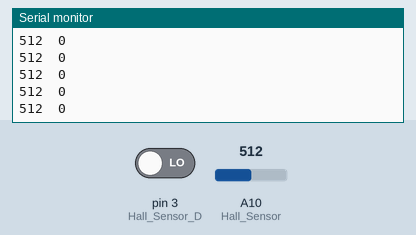
This sketch was run on a simulated Arduino Mega 2560, built with avr-gcc and run on an emulated ATmega2560. Parts: the last lines printed to the serial monitor. The test bench sets the inputs (shaded band); at power-on: A10 (Hall_Sensor) = 512, pin 3 (Hall_Sensor_D) LOW.

Above: at 1.2 s.
1.3 s: A10 (Hall_Sensor) set to 987
At 1.9 s:
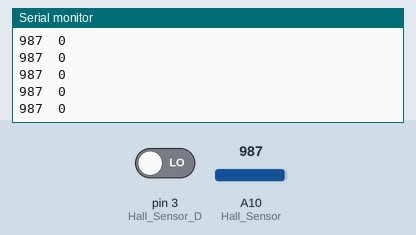
2.8 s: A10 (Hall_Sensor) set to 1017
At 3.5 s:
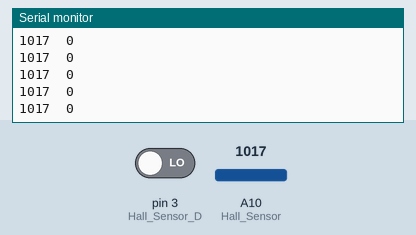
Timing chart, 0 to 5.8 s (numbered marks = the images above; inputs shaded):
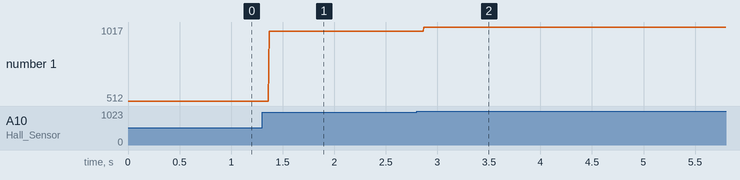

The sketch:

hall_sensor_test_2.ino
```cpp
/* This code is to be used with KY-024 Hall effect sensor
 * It displays both Analog and Digital values given by the sensor
 * Refer to www.surtrtech.com for more details
 */

#define Hall_Sensor A10          //A0 used with analog output, D2 with digital output
#define Hall_Sensor_D 3

int Val1=0,Val2=0;             //Here you can store both values, the Val2 can be boolean


void setup() {
  Serial.begin(9600);
  pinMode(Hall_Sensor_D,INPUT);


}

void loop() {

   Val1=analogRead(Hall_Sensor);            //We read both values and display them raw on the serial monitor
   Serial.print(Val1);
   Val2=digitalRead(Hall_Sensor_D);
   Serial.print("\t");
   Serial.println(Val2);
}
```

Measured:
- after the input at 1.3 s, the serial monitor: prints a new line after 0.07 s (image 1)
- after the input at 2.8 s, the serial monitor: prints a new line after 0.07 s (image 2)
- plotted number 1: 512 → 987 after the input at 1.3 s, 987 → 1017 after the input at 2.8 s
